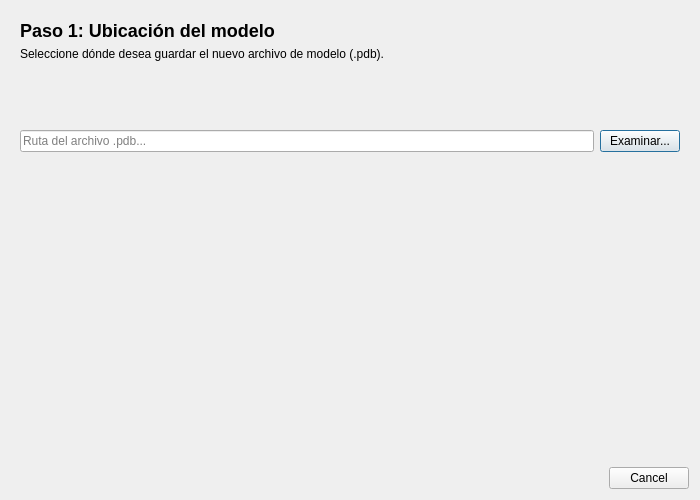
<?xml version="1.0" encoding="UTF-8"?>
<ui version="4.0">
 <class>NewModelWizard</class>
 <widget class="QDialog" name="NewModelWizard">
  <property name="geometry">
   <rect>
    <x>0</x>
    <y>0</y>
    <width>700</width>
    <height>500</height>
   </rect>
  </property>
  <property name="windowTitle">
   <string>Asistente de Creación de Nuevo Modelo</string>
  </property>
  <property name="modal">
   <bool>true</bool>
  </property>
  <layout class="QVBoxLayout" name="verticalLayout">
   <item>
    <widget class="QStackedWidget" name="stackedWidget">
     <property name="currentIndex">
      <number>0</number>
     </property>
     <widget class="QWidget" name="page_1">
      <layout class="QVBoxLayout" name="verticalLayout_2">
       <item>
        <widget class="QLabel" name="lblStep1Title">
         <property name="text">
          <string>&lt;h2&gt;Paso 1: Ubicación del modelo&lt;/h2&gt;</string>
         </property>
        </widget>
       </item>
       <item>
        <widget class="QLabel" name="lblStep1Info">
         <property name="text">
          <string>Seleccione dónde desea guardar el nuevo archivo de modelo (.pdb).</string>
         </property>
         <property name="wordWrap">
          <bool>true</bool>
         </property>
        </widget>
       </item>
       <item>
        <spacer name="verticalSpacer_1">
         <property name="orientation">
          <enum>Qt::Orientation::Vertical</enum>
         </property>
         <property name="sizeHint" stdset="0">
          <size>
           <width>20</width>
           <height>20</height>
          </size>
         </property>
        </spacer>
       </item>
       <item>
        <layout class="QHBoxLayout" name="horizontalLayout_1">
         <item>
          <widget class="QLineEdit" name="edPdbFile">
           <property name="readOnly">
            <bool>true</bool>
           </property>
           <property name="placeholderText">
            <string>Ruta del archivo .pdb...</string>
           </property>
          </widget>
         </item>
         <item>
          <widget class="QPushButton" name="btnBrowsePdb">
           <property name="text">
            <string>Examinar...</string>
           </property>
          </widget>
         </item>
        </layout>
       </item>
       <item>
        <spacer name="verticalSpacer_2">
         <property name="orientation">
          <enum>Qt::Orientation::Vertical</enum>
         </property>
         <property name="sizeHint" stdset="0">
          <size>
           <width>20</width>
           <height>300</height>
          </size>
         </property>
        </spacer>
       </item>
      </layout>
     </widget>
     <widget class="QWidget" name="page_2">
      <layout class="QVBoxLayout" name="verticalLayout_3">
       <item>
        <widget class="QLabel" name="lblStep2Title">
         <property name="text">
          <string>&lt;h2&gt;Paso 2: Información básica del modelo&lt;/h2&gt;</string>
         </property>
        </widget>
       </item>
       <item>
        <widget class="QLabel" name="lblStep2Info">
         <property name="text">
          <string>Ingrese la información básica del modelo.</string>
         </property>
         <property name="wordWrap">
          <bool>true</bool>
         </property>
        </widget>
       </item>
       <item>
        <spacer name="verticalSpacer_3">
         <property name="orientation">
          <enum>Qt::Orientation::Vertical</enum>
         </property>
         <property name="sizeHint" stdset="0">
          <size>
           <width>20</width>
           <height>10</height>
          </size>
         </property>
        </spacer>
       </item>
       <item>
        <layout class="QFormLayout" name="formLayout">
         <item row="0" column="0">
          <widget class="QLabel" name="lblNombre">
           <property name="text">
            <string>&lt;b&gt;Nombre del modelo:&lt;/b&gt;</string>
           </property>
          </widget>
         </item>
         <item row="0" column="1">
          <widget class="QLineEdit" name="edNombre">
           <property name="placeholderText">
            <string>Ej: Acelerador Lineal</string>
           </property>
          </widget>
         </item>
         <item row="1" column="0">
          <widget class="QLabel" name="lblFecha">
           <property name="text">
            <string>Fecha de inicio:</string>
           </property>
          </widget>
         </item>
         <item row="1" column="1">
          <widget class="QDateEdit" name="edFecha">
           <property name="displayFormat">
            <string>yyyy-MM-dd</string>
           </property>
           <property name="calendarPopup">
            <bool>true</bool>
           </property>
          </widget>
         </item>
         <item row="2" column="0">
          <widget class="QLabel" name="lblTecnica">
           <property name="text">
            <string>Técnica:</string>
           </property>
          </widget>
         </item>
         <item row="2" column="1">
          <widget class="QLineEdit" name="edTecnica">
           <property name="placeholderText">
            <string>Ej: Radioterapia</string>
           </property>
          </widget>
         </item>
         <item row="3" column="0">
          <widget class="QLabel" name="lblAnalistas">
           <property name="text">
            <string>Analistas:</string>
           </property>
          </widget>
         </item>
         <item row="3" column="1">
          <widget class="QPlainTextEdit" name="edAnalistas">
           <property name="maximumSize">
            <size>
             <width>16777215</width>
             <height>60</height>
            </size>
           </property>
           <property name="placeholderText">
            <string>Nombres de los analistas</string>
           </property>
          </widget>
         </item>
         <item row="4" column="0">
          <widget class="QLabel" name="lblInstitucion">
           <property name="text">
            <string>Institución/Hospital:</string>
           </property>
          </widget>
         </item>
         <item row="4" column="1">
          <widget class="QLineEdit" name="edInstitucion">
           <property name="placeholderText">
            <string>Nombre de la institución</string>
           </property>
          </widget>
         </item>
         <item row="5" column="0">
          <widget class="QLabel" name="lblDescripcion">
           <property name="text">
            <string>Descripción:</string>
           </property>
          </widget>
         </item>
         <item row="5" column="1">
          <widget class="QPlainTextEdit" name="edDescripcion">
           <property name="maximumSize">
            <size>
             <width>16777215</width>
             <height>60</height>
            </size>
           </property>
           <property name="placeholderText">
            <string>Descripción del modelo</string>
           </property>
          </widget>
         </item>
         <item row="6" column="0">
          <widget class="QLabel" name="lblObservaciones">
           <property name="text">
            <string>Observaciones:</string>
           </property>
          </widget>
         </item>
         <item row="6" column="1">
          <widget class="QPlainTextEdit" name="edObservaciones">
           <property name="maximumSize">
            <size>
             <width>16777215</width>
             <height>60</height>
            </size>
           </property>
           <property name="placeholderText">
            <string>Observaciones adicionales</string>
           </property>
          </widget>
         </item>
        </layout>
       </item>
       <item>
        <spacer name="verticalSpacer_4">
         <property name="orientation">
          <enum>Qt::Orientation::Vertical</enum>
         </property>
         <property name="sizeHint" stdset="0">
          <size>
           <width>20</width>
           <height>20</height>
          </size>
         </property>
        </spacer>
       </item>
      </layout>
     </widget>
     <widget class="QWidget" name="page_3">
      <layout class="QVBoxLayout" name="verticalLayout_4">
       <item>
        <widget class="QLabel" name="lblStep3Title">
         <property name="text">
          <string>&lt;h2&gt;Paso 3: Etapas del proceso&lt;/h2&gt;</string>
         </property>
        </widget>
       </item>
       <item>
        <widget class="QLabel" name="lblStep3Info">
         <property name="text">
          <string>¿Quiere añadir las etapas del proceso?</string>
         </property>
         <property name="wordWrap">
          <bool>true</bool>
         </property>
        </widget>
       </item>
       <item>
        <spacer name="verticalSpacer_5">
         <property name="orientation">
          <enum>Qt::Orientation::Vertical</enum>
         </property>
         <property name="sizeHint" stdset="0">
          <size>
           <width>20</width>
           <height>10</height>
          </size>
         </property>
        </spacer>
       </item>
       <item>
        <layout class="QHBoxLayout" name="horizontalLayout_2">
         <item>
          <widget class="QPushButton" name="btnAddStage">
           <property name="minimumSize">
            <size>
             <width>150</width>
             <height>0</height>
            </size>
           </property>
           <property name="text">
            <string>Añadir Etapa</string>
           </property>
          </widget>
         </item>
         <item>
          <widget class="QPushButton" name="btnRemoveStage">
           <property name="minimumSize">
            <size>
             <width>150</width>
             <height>0</height>
            </size>
           </property>
           <property name="text">
            <string>Eliminar Etapa</string>
           </property>
          </widget>
         </item>
         <item>
          <widget class="QPushButton" name="btnMoveUp">
           <property name="minimumSize">
            <size>
             <width>100</width>
             <height>0</height>
            </size>
           </property>
           <property name="text">
            <string>Subir</string>
           </property>
          </widget>
         </item>
         <item>
          <widget class="QPushButton" name="btnMoveDown">
           <property name="minimumSize">
            <size>
             <width>100</width>
             <height>0</height>
            </size>
           </property>
           <property name="text">
            <string>Bajar</string>
           </property>
          </widget>
         </item>
         <item>
          <spacer name="horizontalSpacer">
           <property name="orientation">
            <enum>Qt::Orientation::Horizontal</enum>
           </property>
           <property name="sizeHint" stdset="0">
            <size>
             <width>40</width>
             <height>20</height>
            </size>
           </property>
          </spacer>
         </item>
        </layout>
       </item>
       <item>
        <widget class="QTreeWidget" name="treeStages">
         <property name="headerHidden">
          <bool>false</bool>
         </property>
         <property name="columnCount">
          <number>2</number>
         </property>
         <column>
          <property name="text">
           <string>Nombre</string>
          </property>
         </column>
         <column>
          <property name="text">
           <string>Código (solo etapas)</string>
          </property>
         </column>
        </widget>
       </item>
      </layout>
     </widget>
     <widget class="QWidget" name="page_4">
      <layout class="QVBoxLayout" name="verticalLayout_5">
       <item>
        <widget class="QLabel" name="lblStep4Title">
         <property name="text">
          <string>&lt;h2&gt;Paso 4: Creación del modelo&lt;/h2&gt;</string>
         </property>
        </widget>
       </item>
       <item>
        <widget class="QLabel" name="lblCreationStatus">
         <property name="text">
          <string>Preparando la creación del modelo...</string>
         </property>
         <property name="wordWrap">
          <bool>true</bool>
         </property>
        </widget>
       </item>
       <item>
        <widget class="QProgressBar" name="progressBar">
         <property name="value">
          <number>0</number>
         </property>
        </widget>
       </item>
       <item>
        <spacer name="verticalSpacer_6">
         <property name="orientation">
          <enum>Qt::Orientation::Vertical</enum>
         </property>
         <property name="sizeHint" stdset="0">
          <size>
           <width>20</width>
           <height>300</height>
          </size>
         </property>
        </spacer>
       </item>
      </layout>
     </widget>
    </widget>
   </item>
   <item>
    <widget class="QDialogButtonBox" name="buttonBox">
     <property name="orientation">
      <enum>Qt::Orientation::Horizontal</enum>
     </property>
     <property name="standardButtons">
      <set>QDialogButtonBox::StandardButton::Cancel</set>
     </property>
    </widget>
   </item>
  </layout>
 </widget>
 <resources/>
 <connections/>
</ui>
